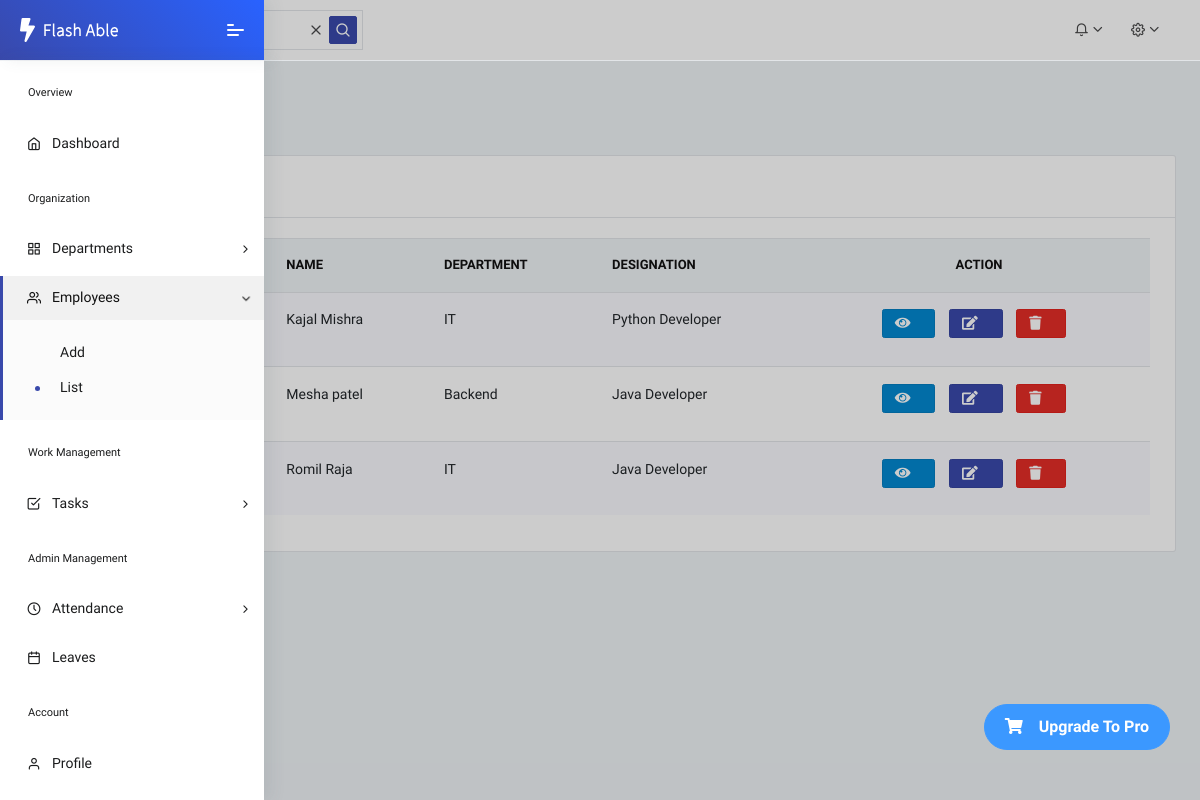
/list_employee/, run on the app's committed database.
### core/models.py (models this page shows, shortened)
class EmployeeProfile(models.Model):
    user = models.OneToOneField(User, on_delete=models.CASCADE)
    department = models.ForeignKey(
        Department,
        on_delete=models.SET_NULL,
        null=True,
        blank=True
    )
    designation = models.CharField(max_length=100)
    salary = models.DecimalField(max_digits=10, decimal_places=2)
    join_date = models.DateField(auto_now_add=True)
    experience = models.PositiveIntegerField(
        help_text="Years of experience",
        null=True,
        blank=True
    )

class User(AbstractUser):
    ROLE_CHOICES = [
        ("ADMIN", "Admin"),
        ("EMPLOYEE", "Employee"),
    ]
    role = models.CharField(max_length=20, choices=ROLE_CHOICES)
    phone = models.CharField(max_length=15, blank=True)
    address = models.TextField(blank=True)
    email = models.EmailField(unique = True)
    profile_pic = models.ImageField(
        upload_to="profile_pics/",
        default="profile_pics/default.png",
        blank=True
    )
    otp = models.IntegerField(null=True, blank=True)
    otp_created_at = models.DateTimeField(null=True,blank=True)
    otp_attempts = models.IntegerField(default=0)

class Department(models.Model):
    name = models.CharField(max_length=100)
    description = models.TextField(blank=True)

### core/views.py (the view)
# urls.py: path('list_employee/', views.list_employee, name='list-employee'),
def list_employee(request):
    employees = EmployeeProfile.objects.select_related('user','department')
    context = {
        'employees' : employees
    }
    return render(request,'employee/Employee_list.html',context)

### core/templates/employee/Employee_list.html (shortened to what this page needs)
{% extends 'dashboard/Admin_Dashboard.html' %}
{% load static %}
{% block mein %}
<div class="pcoded-main-container">
    <div class="pcoded-wrapper">
        <div class="pcoded-content">
            <div class="pcoded-inner-content">
                <div class="main-body">
                    <div class="page-wrapper">
                        <div class="page-header">
                            <div class="page-block">
                                <div class="row align-items-center">
                                    <div class="col-md-12">
                                        <div class="page-header-title">
                                            <h5 class="m-b-10">Sample Page</h5>
                                        </div>
                                        <ul class="breadcrumb">
                                            <li class="breadcrumb-item"><a href="index.html"></a></li>
                                            <li class="breadcrumb-item"><a href="#!">Sample Page</a></li>
                                        </ul>
                                    </div>
                                </div>
                            </div>
                        </div>
                        <div class="row">
                            <div class="col-xl-12">
                                <div class="card">
                                    <div class="card-header">
                                        <h5>Employee List</h5>
                                    </div>
                                    <div class="card-body table-border-style">
                                        <div class="table-responsive">
                                            <table class="table table-striped">
                                                <thead>
                                                    <tr>
                                                        <th>#</th>
                                                        <th>Photo</th>
                                                        <th>Name</th>
                                                        <th>Department</th>
                                                        <th>Designation</th>
                                                        <th class="text-center">Action</th>
                                                    </tr>
                                                </thead>
                                                <tbody>
                                                {% for emp in employees %}
                                                    <tr>
                                                        <td>{{ forloop.counter }}</td>
                                                        <td>
                                                        </td>
                                                        <td>
                                                            {{ emp.user.first_name }}
                                                            {{ emp.user.last_name }}
                                                        </td>
                                                        <td>
                                                            {{ emp.department.name }}
                                                        </td>
                                                        <td>
                                                            {{ emp.designation }}
                                                        </td>
                                                        <td class="text-center">
                                                            <a class="btn btn-info btn-sm " href="{% url 'show-employee' pk=emp.id %}" >
                                                                <i class="fa fa-eye"></i>
                                                              </a>
                                                              <a class="btn btn-primary btn-sm " href="{% url 'edit-employee' pk=emp.id %}" >
                                                                <i class="fa fa-edit"></i>
                                                              </a>
                                                              <a class="btn btn-danger btn-sm " href="{% url 'delete-employee' pk=emp.id %}" >
                                                                <i class="fa fa-trash"></i>
                                                              </a>
                                                        </td>
                                                    </tr>
                                                {% endfor %}
                                                </tbody>
                                            </table>
                                        </div>
                                    </div>
                                </div>
                            </div>
                        </div>
                    </div>
                </div>
            </div>
        </div>
    </div>
</div>
{% endblock %}

### data on the page
EmployeeProfile: user.first_name "Kajal", user.last_name "Mishra", department.name "IT", designation "Python Developer"
EmployeeProfile: user.first_name "Mesha", user.last_name "patel", department.name "Backend", designation "Java Developer"
EmployeeProfile: user.first_name "Romil", user.last_name "Raja", department.name "IT", designation "Java Developer"
